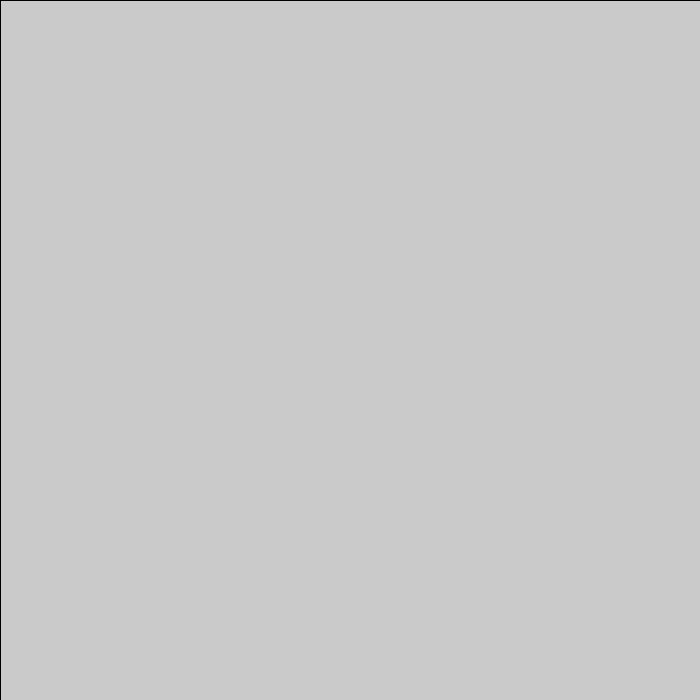
Frame 1 (no input)
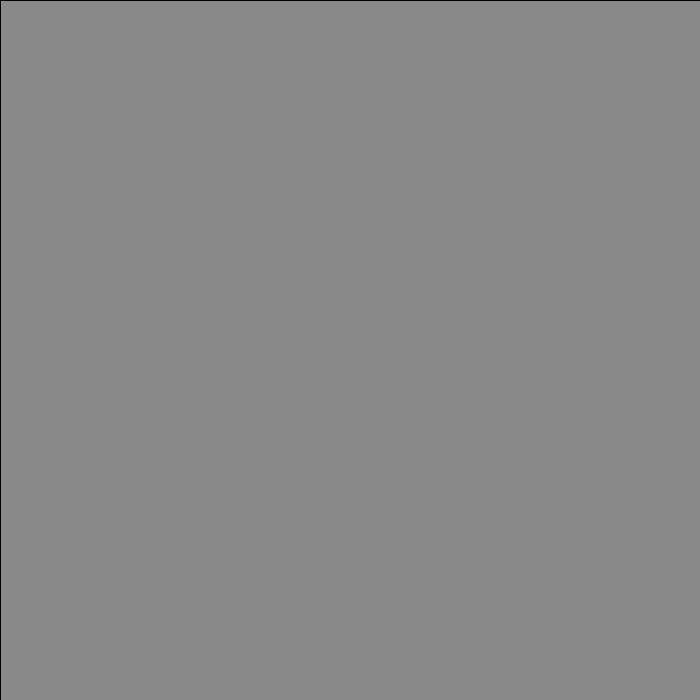
Frame 60 (the mouse pressed at the canvas centre just before this capture)
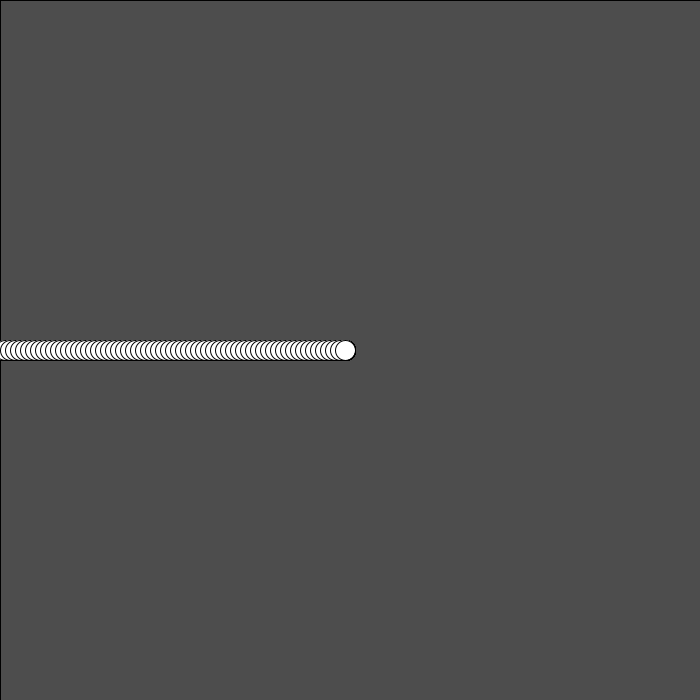
Frame 120 (the mouse held since frame 60 and released just before this capture)

The Processing sketch that drew these frames (run headless with seeded random() and noise(); from frame 60 on, the mouse is pressed at the canvas centre):

// Processing sketch: sketch_191016b
// ── sketch_191016b.pde



void setup(){
 size(700,700); 
}

void draw(){
  //background(0);
  fill(0,2);
  rect(0,0,width,height);
  fill(255);
  for (int x = 0; x < mouseX; x +=5){
    ellipse(x,mouseY,20,20);
    
    
  }
  
}
